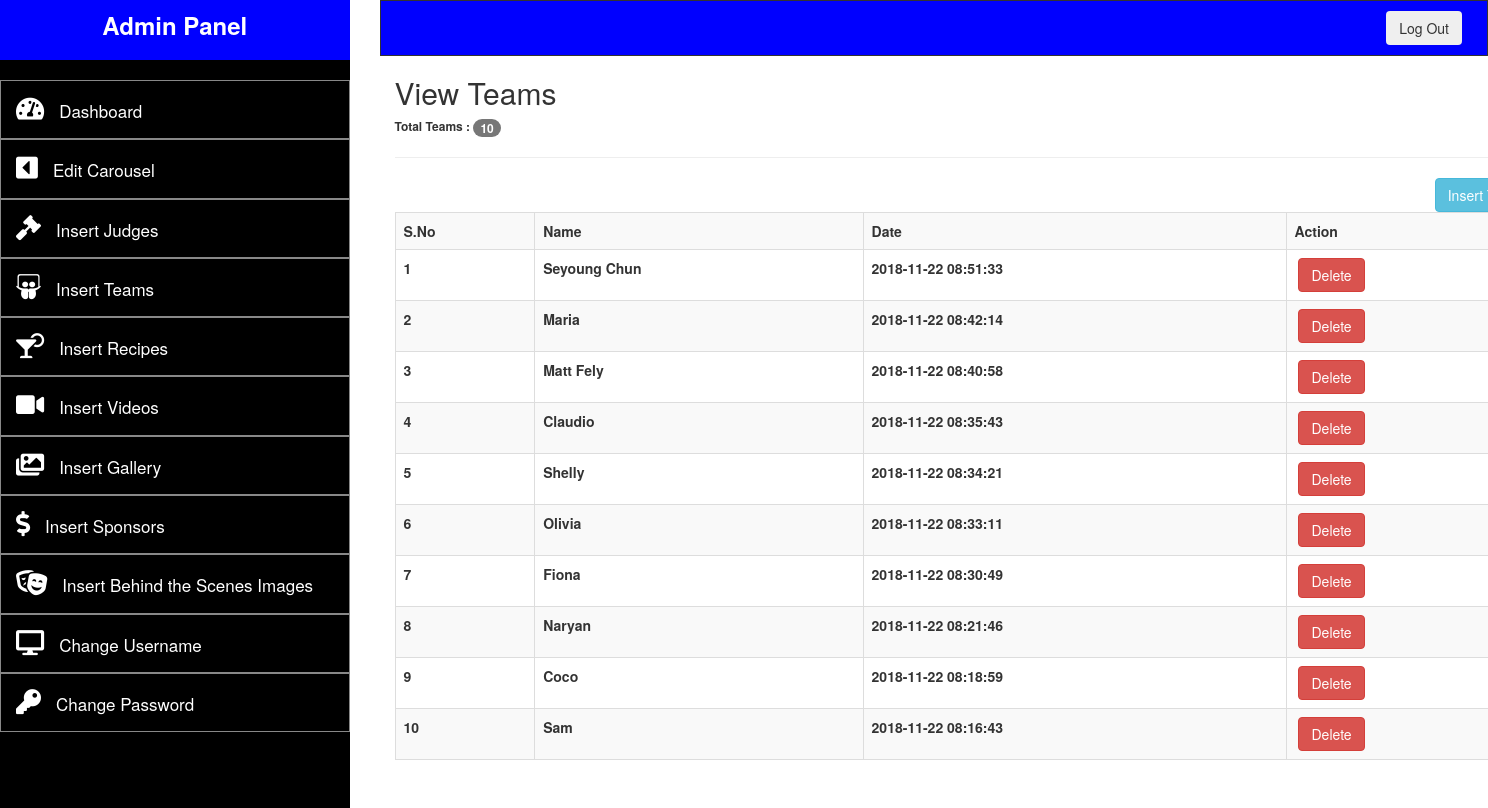
Screenshot of /admin/viewTeam.php (signed in) with the database file from the repository.
### tables this page shows
CREATE TABLE `teams` (
  `id` int(10) NOT NULL,
  `name` text NOT NULL,
  `img` text NOT NULL,
  `msg` text NOT NULL,
  `date` timestamp NOT NULL DEFAULT CURRENT_TIMESTAMP ON UPDATE CURRENT_TIMESTAMP
);

### admin/viewTeam.php (the view, shortened to what this page needs)
<?php
	require __DIR__.'/config/db.php';
	if(!isset($_SESSION['user'])){
		header("location:login.php");
	}else{
?>
<!DOCTYPE html>
<html>
<head>
		<link rel="stylesheet" href="https://maxcdn.bootstrapcdn.com/bootstrap/3.3.7/css/bootstrap.min.css">
		<link href="adminAssets\style.css" rel="stylesheet">
		<link 	rel="stylesheet"
				href="https://use.fontawesome.com/releases/v5.2.0/css/all.css"
>
</head>
<body>
	<div class="row">
		<?php
		include "templates/adminpanel_template.php";
		?>
			<div class="container" style="background: #FFF;">
			<?php
			$judge_query = "SELECT * FROM teams
									ORDER BY id DESC";
			$connect_judge_query = mysqli_query($conn, $judge_query);
			$count_rows = mysqli_num_rows($connect_judge_query);
			$number_of_items = 1;
			?>
				<h2>View Teams</h2>
				<h6 style="font-weight: bold">Total Teams : <span class="badge"><?php echo $count_rows; ?></span></h6>
				<hr>
				<a href="insertTeam.php" class="btn btn-info" style="float:right">Insert Team</a>
					<table class="table table-hover table-striped table-bordered">
						<tr>
							<th>S.No</th>
							<th>Name</th>
							<th>Date</th>
							<th>Action</th>
						</tr>
			<?php
			if($count_rows > 0){
				while($get_each_row = mysqli_fetch_array($connect_judge_query)){
					$id_of_judge = $get_each_row['id'];
					$name_of_judge = $get_each_row['name'];
					$date_judge = $get_each_row['date'];
			?>
						<tr>
							<th><?php echo $number_of_items++; ?></th>
							<th><?php echo $name_of_judge; ?></th>
							<th><?php echo $date_judge; ?></th>
							<th>&nbsp;<a href="deleteTeam.php?id=<?php echo $id_of_judge; ?>" class="btn btn-danger">Delete</a></th>
						</tr>
			<?php
				}
			}
			?>
					</table>
				</div>
			</div>
		</div>
</body>
</html>
<?php } ?>

### rows the page displays
teams: name "Seyoung Chun", date "2018-11-22 08:51:33"
teams: name "Maria", date "2018-11-22 08:42:14"
teams: name "Matt Fely", date "2018-11-22 08:40:58"
teams: name "Claudio", date "2018-11-22 08:35:43"
teams: name "Shelly", date "2018-11-22 08:34:21"
teams: name "Olivia", date "2018-11-22 08:33:11"
teams: name "Fiona", date "2018-11-22 08:30:49"
teams: name "Naryan", date "2018-11-22 08:21:46"
teams: name "Coco", date "2018-11-22 08:18:59"
teams: name "Sam", date "2018-11-22 08:16:43"

### other values shown
$count_rows "10"
